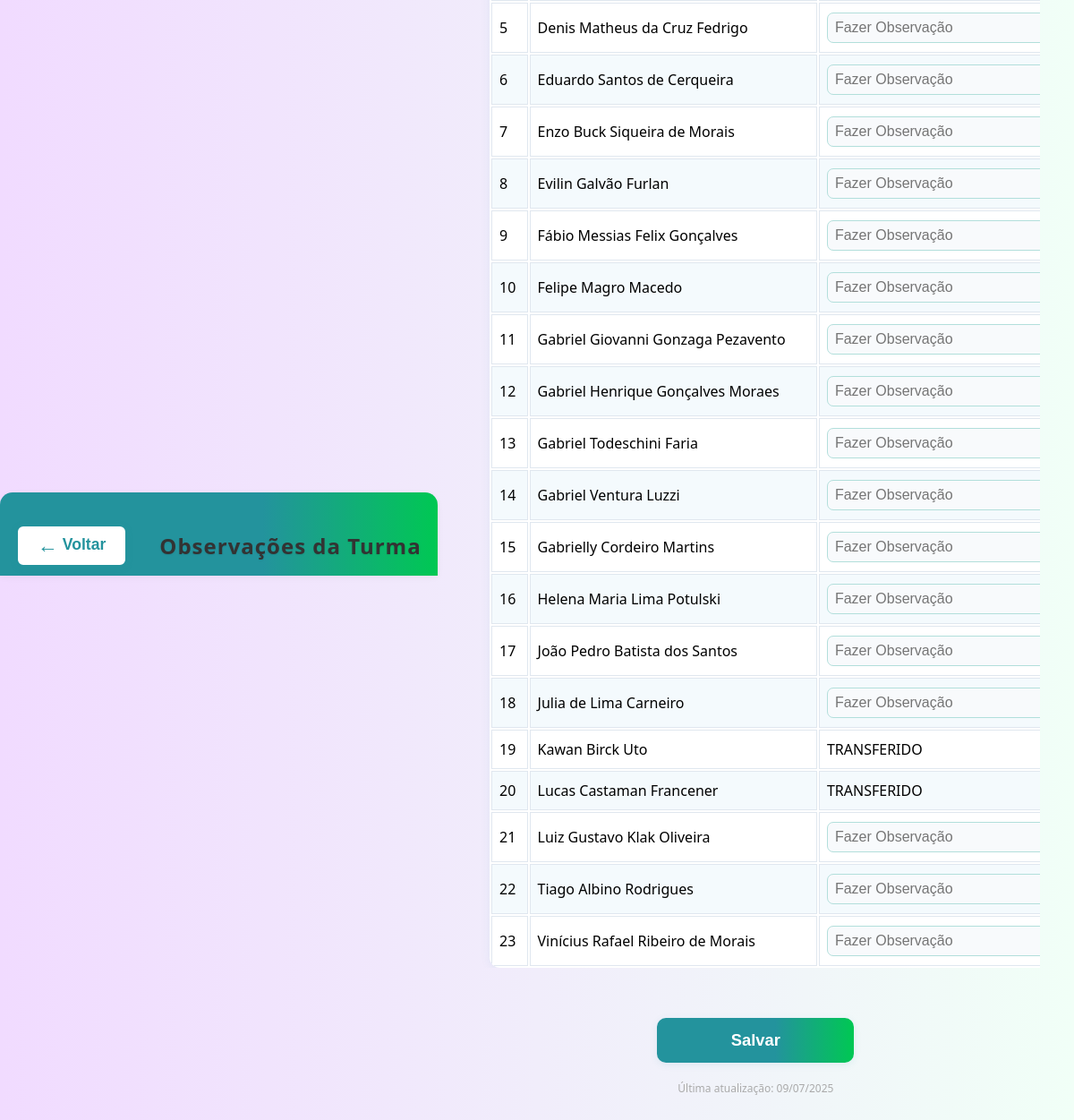
/htmls/obs.php, run on the app's committed database.
### tables this page shows
CREATE TABLE `alunos` (
  `id_aluno` int(11) NOT NULL,
  `nome` varchar(100) NOT NULL,
  `id_turma` int(11) DEFAULT NULL,
  `numero_chamada` int(11) DEFAULT NULL,
  `status` varchar(20) NOT NULL DEFAULT 'matricula'
);

### htmls/obs.php (the view, shortened to what this page needs)
<?php
require_once '../php/conexao.php';
$id_turma = 1;
        ?>
        <?php
$data_hoje = date('Y-m-d');
$data_selecionada = $_GET['data'] ?? $data_hoje;
$alunos = $conexao->query("SELECT id_aluno, nome, numero_chamada, status FROM alunos WHERE id_turma = $id_turma ORDER BY numero_chamada")->fetchAll(PDO::FETCH_ASSOC);
$obs_map = [];
$editavel = ($data_selecionada === $data_hoje);
?>
<!DOCTYPE html>
<html lang="pt-br">
<head>
    <link rel="stylesheet" href="../css/style.css">
</head>
<body class="obs">
    <header class="obs-header">
        <div class="obs-header-row">
            <button class="voltar-btn" onclick="window.location.href='pg1.php'">
                <span style="font-size:1.3em;vertical-align:middle;">&#8592;</span> Voltar
            </button>
            <h1>Observações da Turma</h1>
        </div>
    </header>
    <main class="obs-main-container">
        <form method="post" action="../php/salvar_obs.php<?= $editavel ? '' : '?data=' . urlencode($data_selecionada) ?>" class="obs-table-form">
            <div class="obs-table-wrapper">
                <table>
                    <tbody>
                        <?php foreach ($alunos as $aluno): ?>
                        <tr<?php if ($aluno['status'] == 'transferido') echo ' class="transferido"'; ?>>
                            <td><?= htmlspecialchars($aluno['numero_chamada']) ?></td>
                            <td class="nome-col"><?= htmlspecialchars($aluno['nome']) ?></td>
                            <td>
                                <?php if ($aluno['status'] == 'transferido'): ?>
                                    TRANSFERIDO
                                <?php else: ?>
                                    <input type="text" name="obs[<?= $aluno['id_aluno'] ?>]" value="<?= htmlspecialchars($obs_map[$aluno['id_aluno']] ?? '') ?>" placeholder="Fazer Observação" <?= $editavel ? '' : 'readonly style="background:#f3f3f3; color:#888;"' ?> >
                                <?php endif; ?>
                            </td>
                        </tr>
                        <?php endforeach; ?>
                    </tbody>
                </table>
            </div>
            <?php if ($editavel): ?>
                <div class="obs-salvar-wrapper"><button type="submit" class="salvar">Salvar</button></div>
            <?php else: ?>
                <div style="margin: 16px 0; color: #1976d2; font-weight: bold; text-align:center;">Observações apenas para leitura nesta data.</div>
            <?php endif; ?>
        </form>
        <footer class="obs-footer">
            Última atualização: <?= date('d/m/Y', strtotime($data_selecionada)) ?>
        </footer>
    </main>
</body>
</html>

### css/style.css (style rules this page uses)
body { background:no-repeat; margin: 0; padding: 0; display: flex; justify-content: center; align-items: center; height: 100vh; background: linear-gradient(90deg, #6a1b9a, #00c853); font-style: normal; font-family: 'Segoe UI', Tahoma, Geneva, Verdana, sans-serif; }
.obs { margin: 0; padding: 0; display: flex; justify-content: center; align-items: center; height: 100vh; background-color: #23939d; font-style: normal; font-family: 'Segoe UI', Tahoma, Geneva, Verdana, sans-serif; }
form { display: flex; flex-direction: column; gap: 10px; }
form input, form select { padding: 10px; border: 1px solid #ccc; border-radius: 10px; font-size: 1rem; width: 100%; box-sizing: border-box; }
form button { margin-top: 15px; padding: 12px; background-color: #23939d; color: white; border: none; border-radius: 10px; font-size: 1rem; cursor: pointer; transition: background 0.3s ease; }
pg1, header { align-self:self-start; }
:root { --primary-color: #23939d; --secondary-color: #1b747c; --text-color: #333; --background-color: #fff; --shadow: 0 0 15px rgba(0, 0, 0, 0.1); }
body { margin: 0; padding: 0; min-height: 100vh; display: flex; justify-content: center; align-items: center; background: linear-gradient(90deg, #f1dbff, #f1fff7); font-family: 'Segoe UI', Tahoma, Geneva, Verdana, sans-serif; }
.obs header { background: linear-gradient(90deg, #23939d 60%, #00c853 100%); color: #fff; border-radius: 14px 14px 0 0; padding: 18px 18px 10px 18px; margin-bottom: 18px; box-shadow: 0 2px 8px rgba(0,0,0,0.04); position: relative; }
.obs h1 { font-size: 1.5rem; font-weight: 700; margin: 0 0 10px 0; letter-spacing: 1px; text-shadow: 0 1px 2px rgba(0,0,0,0.08); }
.obs .voltar-btn { background: #fff; color: #23939d; border: 2px solid #23939d; border-radius: 8px; font-weight: 600; font-size: 1.1rem; padding: 8px 22px; margin-bottom: 10px; margin-top: 0; box-shadow: 0 2px 8px rgba(35,147,157,0.08); transition: background 0.2s, color 0.2s; }
.obs table { width: 100%; border-radius: 12px; overflow: hidden; box-shadow: 0 2px 12px rgba(35,147,157,0.07); margin-top: 18px; background: #fff; }
.obs table th, .obs table td { border: 1px solid #e0e7ef; padding: 10px 8px; font-size: 1rem; }
.obs table tr:nth-child(even) { background: #f4fafd; }
.obs table tr:nth-child(odd) { background: #fff; }
.obs input[type="text"] { border: 1.5px solid #b2dfdb; border-radius: 7px; padding: 7px 8px; font-size: 1rem; background: #f8fafc; transition: border 0.2s; }
.obs .salvar { background: linear-gradient(90deg, #23939d 60%, #00c853 100%); color: #fff; border: none; border-radius: 10px; font-size: 1.15rem; font-weight: 600; width: 220px; margin: 28px auto 0 auto; display: block; padding: 14px 0; box-shadow: 0 2px 8px rgba(35,147,157,0.10); cursor: pointer; transition: background 0.2s; }
.obs-header { background: linear-gradient(90deg, #23939d 60%, #00c853 100%); color: #fff; border-radius: 14px 14px 0 0; box-shadow: 0 2px 8px rgba(0,0,0,0.04); padding: 0 0 10px 0; margin-bottom: 0; }
.obs-header-row { display: flex; align-items: center; justify-content: center; gap: 18px; padding: 18px 0 0 0; }
.obs-header-row .voltar-btn { margin: 0 18px 0 0; align-self: flex-start; }
.obs-header-row h1 { flex: 1; text-align: center; margin: 0; font-size: 1.5rem; font-weight: 700; letter-spacing: 1px; }
.obs-main-container { max-width: 900px; margin: 0 auto; padding: 0 12px 40px 12px; display: flex; flex-direction: column; align-items: center; }
.obs-table-form { width: 100%; margin: 0 auto; max-width: 1000px; }
.obs-table-wrapper { overflow-x: auto; width: 100%; }
.obs-salvar-wrapper { display: flex; justify-content: center; margin-top: 18px; }
.obs-footer { text-align: center; margin-top: 24px; color: #888; font-size: 0.98rem; }

### htmls/obs.php (style rules this page uses)
.voltar-btn { background: #1976d2; color: #fff; border: none; border-radius: 6px; padding: 8px 22px; font-size: 1rem; margin-bottom: 18px; cursor: pointer; transition: background 0.2s; margin-right: 10px; }

### data on the page
alunos: numero_chamada "5", nome "Denis Matheus da Cruz Fedrigo"
alunos: numero_chamada "6", nome "Eduardo Santos de Cerqueira"
alunos: numero_chamada "7", nome "Enzo Buck Siqueira de Morais"
alunos: numero_chamada "8", nome "Evilin Galvão Furlan"
alunos: numero_chamada "9", nome "Fábio Messias Felix Gonçalves"
alunos: numero_chamada "10", nome "Felipe Magro Macedo"
alunos: numero_chamada "11", nome "Gabriel Giovanni Gonzaga Pezavento"
alunos: numero_chamada "12", nome "Gabriel Henrique Gonçalves Moraes"
alunos: numero_chamada "13", nome "Gabriel Todeschini Faria"
alunos: numero_chamada "14", nome "Gabriel Ventura Luzzi"
alunos: numero_chamada "15", nome "Gabrielly Cordeiro Martins"
alunos: numero_chamada "16", nome "Helena Maria Lima Potulski"
alunos: numero_chamada "17", nome "João Pedro Batista dos Santos"
alunos: numero_chamada "18", nome "Julia de Lima Carneiro"
alunos: numero_chamada "19", nome "Kawan Birck Uto", status "TRANSFERIDO"
alunos: numero_chamada "20", nome "Lucas Castaman Francener", status "TRANSFERIDO"
alunos: numero_chamada "21", nome "Luiz Gustavo Klak Oliveira"
alunos: numero_chamada "22", nome "Tiago Albino Rodrigues"
alunos: numero_chamada "23", nome "Vinícius Rafael Ribeiro de Morais"
